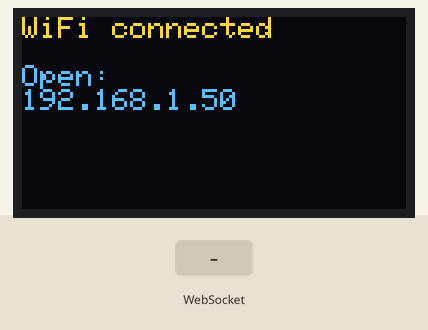
Recording of a sketch running on a simulated ESP32. Parts: 128×64 one-colour display. The test bench sets the inputs (shaded band). The OLED is the two-colour kind (top 16 rows yellow); WiFi joins after 1.5 s; servers stay silent unless stated.

Above: at 3.2 s.
3.3 s: WebSocket text "CLR" received
Timing chart, 0 to 6.3 s (numbered marks = the images above; inputs shaded):
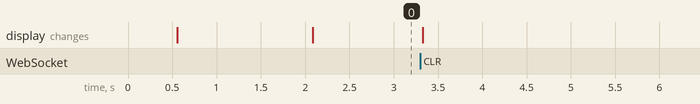

The sketch:

ESP32_OLED_Draw_Pad.ino
```cpp
#include <WiFi.h>
#include <WebServer.h>
#include <WebSocketsServer.h>
#include <Wire.h>
#include <Adafruit_GFX.h>
#include <Adafruit_SSD1306.h>

// Set these locally before uploading. Do not publish real credentials.
const char* WIFI_SSID = "YOUR_WIFI_SSID";
const char* WIFI_PASS = "YOUR_WIFI_PASSWORD";

const char* AP_SSID = "ESP-Canvas";
const char* AP_PASS = "12345678";

#define OLED_W 128
#define OLED_H 64
#define OLED_ADDR 0x3C

Adafruit_SSD1306 display(OLED_W, OLED_H, &Wire, -1);
WebServer server(80);
WebSocketsServer ws(81);

bool renderNeeded = false;
unsigned long lastRender = 0;

void drawLine(int x0, int y0, int x1, int y1, int size) {
  x0 = constrain(x0, 0, OLED_W - 1);
  x1 = constrain(x1, 0, OLED_W - 1);
  y0 = constrain(y0, 0, OLED_H - 1);
  y1 = constrain(y1, 0, OLED_H - 1);

  if (size <= 1) {
    display.drawLine(x0, y0, x1, y1, SSD1306_WHITE);
    renderNeeded = true;
    return;
  }

  int r = size / 2;
  int dx = abs(x1 - x0), sx = x0 < x1 ? 1 : -1;
  int dy = -abs(y1 - y0), sy = y0 < y1 ? 1 : -1;
  int err = dx + dy;

  while (true) {
    display.fillCircle(x0, y0, r, SSD1306_WHITE);
    if (x0 == x1 && y0 == y1) break;

    int e2 = 2 * err;
    if (e2 >= dy) { err += dy; x0 += sx; }
    if (e2 <= dx) { err += dx; y0 += sy; }
  }

  renderNeeded = true;
}

void drawPoint(int x, int y, int size) {
  x = constrain(x, 0, OLED_W - 1);
  y = constrain(y, 0, OLED_H - 1);
  display.fillCircle(x, y, size / 2, SSD1306_WHITE);
  renderNeeded = true;
}

void command(char* s) {
  char* type = strtok(s, ",");
  if (!type) return;

  if (!strcmp(type, "CLR")) {
    display.clearDisplay();
    renderNeeded = true;
    return;
  }

  if (!strcmp(type, "P")) {
    char* a = strtok(NULL, ",");
    char* b = strtok(NULL, ",");
    char* c = strtok(NULL, ",");
    if (a && b && c) drawPoint(atoi(a), atoi(b), atoi(c));
    return;
  }

  if (!strcmp(type, "L")) {
    char* a = strtok(NULL, ",");
    char* b = strtok(NULL, ",");
    char* c = strtok(NULL, ",");
    char* d = strtok(NULL, ",");
    char* e = strtok(NULL, ",");
    if (a && b && c && d && e) {
      drawLine(atoi(a), atoi(b), atoi(c), atoi(d), atoi(e));
    }
  }
}

void wsEvent(uint8_t client, WStype_t type, uint8_t* data, size_t len) {
  if (type == WStype_CONNECTED) {
    ws.sendTXT(client, "READY");
  } else if (type == WStype_TEXT) {
    if (len >= 900) return;

    char buf[900];
    memcpy(buf, data, len);
    buf[len] = '\0';

    char* save = nullptr;
    char* token = strtok_r(buf, ";", &save);
    while (token) {
      command(token);
      token = strtok_r(nullptr, ";", &save);
    }
  }
}

const char PAGE[] PROGMEM = R"HTML(
<!DOCTYPE html>
<html>
<head>
<meta name="viewport" content="width=device-width,initial-scale=1">
<title>ESP32 OLED Draw Pad</title>
<style>
body{margin:0;padding:20px;background:#0b0e11;color:white;font-family:Arial;text-align:center}
main{max-width:650px;margin:auto}
canvas{width:100%;max-width:600px;aspect-ratio:2/1;background:#000;image-rendering:pixelated;touch-action:none;border:1px solid #333}
#status{margin:10px;color:#888}.live{color:#6ee7d8!important}
.controls{margin-top:15px}button{margin-top:12px;width:100%;padding:12px;background:#171717;color:#ffb454;border:1px solid #444;border-radius:8px}
</style>
</head>
<body>
<main>
<h3>ESP32 OLED DRAW PAD</h3>
<div id="status">Connecting...</div>
<canvas id="pad" width="128" height="64"></canvas>
<div class="controls">
<label>Pen: <input id="size" type="range" min="1" max="8" value="2"><span id="val">2</span></label>
<button id="clear">Clear OLED</button>
</div>
</main>
<script>
const canvas=document.getElementById("pad"),ctx=canvas.getContext("2d"),status=document.getElementById("status"),size=document.getElementById("size"),val=document.getElementById("val"),clear=document.getElementById("clear");
ctx.fillStyle="#000";ctx.fillRect(0,0,128,64);
let pen=2,drawing=false,lastX=0,lastY=0,socket,queue=[];
size.oninput=()=>{pen=+size.value;val.textContent=pen};
function connect(){status.textContent="Connecting...";status.classList.remove("live");socket=new WebSocket("ws://"+location.hostname+":81/");socket.onopen=()=>{status.textContent="WebSocket LIVE";status.classList.add("live")};socket.onclose=()=>{status.textContent="Reconnecting...";status.classList.remove("live");setTimeout(connect,1000)}}
connect();
function send(s){queue.push(s)}
setInterval(()=>{if(socket&&socket.readyState===WebSocket.OPEN&&queue.length){socket.send(queue.join(";"));queue=[]}},20);
function point(x,y){const r=canvas.getBoundingClientRect();return[Math.max(0,Math.min(127,Math.round((x-r.left)/r.width*128))),Math.max(0,Math.min(63,Math.round((y-r.top)/r.height*64))) ]}
function dot(x,y,s){ctx.fillStyle="#fff";ctx.beginPath();ctx.arc(x,y,Math.max(.5,s/2),0,Math.PI*2);ctx.fill()}
canvas.onpointerdown=e=>{canvas.setPointerCapture(e.pointerId);[lastX,lastY]=point(e.clientX,e.clientY);drawing=true;dot(lastX,lastY,pen);send(`P,${lastX},${lastY},${pen}`)};
canvas.onpointermove=e=>{if(!drawing)return;const[x,y]=point(e.clientX,e.clientY);if(x===lastX&&y===lastY)return;ctx.strokeStyle="#fff";ctx.lineWidth=pen;ctx.lineCap="round";ctx.beginPath();ctx.moveTo(lastX,lastY);ctx.lineTo(x,y);ctx.stroke();send(`L,${lastX},${lastY},${x},${y},${pen}`);lastX=x;lastY=y};
canvas.onpointerup=canvas.onpointercancel=e=>{drawing=false;try{canvas.releasePointerCapture(e.pointerId)}catch(_) {}};
clear.onclick=()=>{ctx.fillStyle="#000";ctx.fillRect(0,0,128,64);send("CLR")};
</script>
</body>
</html>
)HTML";

void setup() {
  Serial.begin(115200);
  delay(500);

  Wire.begin(21, 22);
  Wire.setClock(400000);

  if (!display.begin(SSD1306_SWITCHCAPVCC, OLED_ADDR)) {
    while (true) delay(1000);
  }

  display.clearDisplay();
  display.setTextSize(1);
  display.setTextColor(SSD1306_WHITE);
  display.setCursor(0, 0);
  display.println("ESP32 DRAW PAD");
  display.println();
  display.println("Connecting WiFi...");
  display.display();

  WiFi.mode(WIFI_AP_STA);
  WiFi.setSleep(false);
  WiFi.softAP(AP_SSID, AP_PASS);
  WiFi.begin(WIFI_SSID, WIFI_PASS);

  unsigned long start = millis();
  while (WiFi.status() != WL_CONNECTED && millis() - start < 20000) delay(250);

  display.clearDisplay();
  display.setCursor(0, 0);

  if (WiFi.status() == WL_CONNECTED) {
    display.println("WiFi connected");
    display.println();
    display.println("Open:");
    display.println(WiFi.localIP());
  } else {
    display.println("WiFi failed");
    display.println();
    display.println("Hotspot:");
    display.println(AP_SSID);
    display.println(WiFi.softAPIP());
  }
  display.display();

  server.on("/", []() { server.send_P(200, "text/html", PAGE); });
  server.begin();

  ws.begin();
  ws.onEvent(wsEvent);
}

void loop() {
  server.handleClient();
  ws.loop();

  static unsigned long lastCheck = 0;
  if (millis() - lastCheck > 5000) {
    lastCheck = millis();
    if (WiFi.status() != WL_CONNECTED) WiFi.reconnect();
  }

  if (renderNeeded && millis() - lastRender >= 20) {
    display.display();
    renderNeeded = false;
    lastRender = millis();
  }

  delay(1);
}
```
